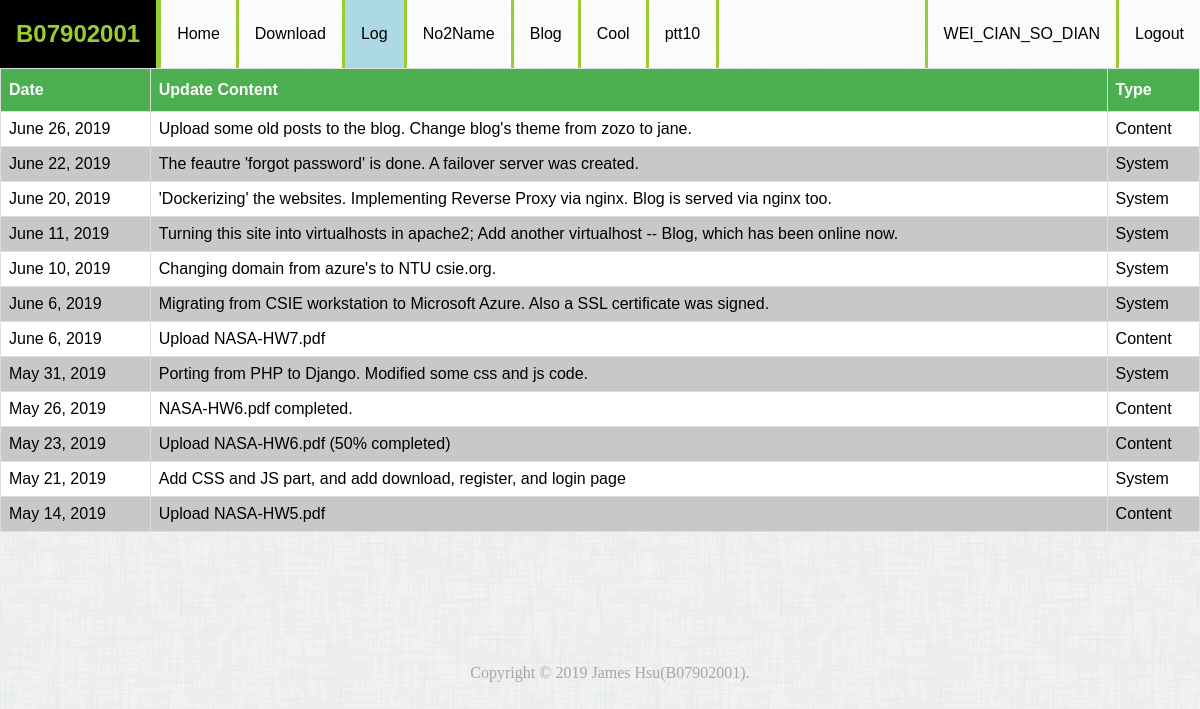
/log/ (signed in), run on the app's committed database.
### User/models.py (models this page shows, shortened)
class User(models.Model):
    username = models.CharField(max_length=20)
    password = models.CharField(max_length=64)
    student_id = models.CharField(max_length=20)
    email = models.EmailField()
    is_verified = models.BooleanField()
    code = models.CharField(max_length=15)
    register_time = models.DateTimeField(auto_now_add=True)
    verified_time = models.DateTimeField(null=True, blank=True)

### System/models.py (models this page shows, shortened)
class update_log(models.Model):
    date = models.DateField()
    is_content = models.BooleanField() # A log is either content update or system update.
    is_debug = models.BooleanField() # reserved for system log
    detail = models.CharField(max_length = 200)

### System/views.py (the view)
# urls.py: path('log/',Update_log,None,'Update_log_url_name'),
def Update_log(request):
    IP_log(request)
    log = update_log.objects.all()
    return render(request,'Update_log.html',locals())

### Report/views.py (called while the page is built)
def IP_log(request,url=None):
    x_forwarded_for = request.META.get('HTTP_X_FORWARDED_FOR')
    if x_forwarded_for:
        ip = x_forwarded_for.split(',')[0]
    else:
        ip = request.META.get('REMOTE_ADDR')
    if 'uid' in request.session:
        user = User.objects.get(id=request.session['uid'])
    else:
        user = None
    if url is None:
        url = request.get_full_path()
    data = ip_log(ip = ip, user = user,page=url)
    data.save()

### templates/Update_log.html (shortened to what this page needs)
{% include "Header.html" %}
<table class="log">
<tr>
    <th> Date </th>
    <th>Update Content</th>
    <th>Type</th>
</tr>
{% for u in log reversed %}
<tr>
    <td>{{ u.date }}</td>
    <td>{{ u.detail }} </td>
    {% if u.is_content %} <td> Content </td> {% elif u.is_debug %} <td> Debug </td> {% else %}<td> System </td> {% endif %}
</tr>
{% endfor %}
</table>
{% include "Footer.html" %}

### templates/Header.html (shortened to what this page needs)
<!DOCTYPE HTML>
<html>
    <head>
        {% load static %}
        <link rel=stylesheet type="text/css" href="{% static "css/menu.css" %}">
    </head>
    <body>
        {% url 'Home_url_name' as home %}
        {% url 'Download_url_name' as download %}
        {% url 'Register_url_name' as register %}
	{% url 'Update_log_url_name' as updatelog %}
        {% url 'Login_url_name' as login %}
        {% url 'Logout_url_name' as logout %}
        {% url 'Blog_url_name' as blog %}
        {% url 'Cool_url_name' as cool %}
        {% url 'No2Name_url_name' as no2name %}
        <div id="main" class="container">
        <div id="navigation">
            <ul class="nav nav-pills">
                <li class="logo navbar-left"> <h2> B07902001 </h2></li>
                   <li>{% block nav-home %}<a href={{ home }}>Home</a>{% endblock %}</li>
                   <li>{% block nav-download %} <a href={{ download }} >Download</a>{% endblock %}</li>
		            <li>{% block nav-log %} <a href= {{ updatelog }}>Log</a>{% endblock %}</li>
                    <li>{% block nav-no2name %} <a href = {{ no2name }}>No2Name</a>{% endblock %}</li>
                    <li><a href = {{ blog }} target="_blank" onclick="javascript:alert('還非常原始的Blog，麻煩不要抱什麼期待XD\n暑假會慢慢寫新文和把一些舊文丟上來');">Blog </a></li>
                    <li><a href = {{ cool }} target="_blank">Cool</a></li>
                    <li><a href="telnet://bbs.jameshsu.csie.org">ptt10</a></li>
                   {% if request.session.username %}
                        <li class="user"><a href="{{ logout }}">{% block nav-logout %} Logout {% endblock %} </a> </li>
                        <li class="user"><a href="#">{% block nav-user %} {{ request.session.username }}{% endblock %}</a></li>
                   {% else %}
                   <li class="user">{% block nav-register %} <a href={{ register }}>Register</a>{% endblock %}</li>
                   <li class="user">{% block nav-login %} <a href={{ login }}>Login</a>{% endblock %} </li>
                   {% endif %}
                 </ul>
           </div>

### static/css/menu.css (style rules this page uses)
html, body { margin: 0; padding: 0; height: 100%; }
#main { padding-bottom: 100px; }
#navigation ul { list-style-type: none; margin: 0; padding: 0; overflow: hidden; background-color: rgba(255, 255, 255, 0.755); }
#navigation li { float: left; font-family: Helvetica; }
.logo { text-align: center; font-family: Helvetica; padding: 0px 16px; color:yellowgreen; background-color: rgb(0, 0, 0); border-right: 5px solid yellowgreen; }
#navigation .user { float: right; }
#navigation .user a { border-left: 3px solid yellowgreen; border-right: none; }
#navigation .active { background-color: lightblue; }
#navigation .active a { color:black; }
#navigation li a, .dropbtn { display: inline-block; color:black; text-align: center; padding: 25px 16px; text-decoration: none; border-right: 3px solid yellowgreen; }
body { background-image:url('../images/grey.png'); }
.log { font-family: "Trebuchet MS", Arial, Helvetica, sans-serif; border-collapse: collapse; width: 100%; padding: 20px; }
.log td, .log th { border: 1px solid #ddd; padding: 8px; }
.log tr:nth-child(odd) { background-color: rgb(200, 200, 200); }
.log tr:nth-child(even) { background-color: rgb(255,255 , 255); }
.log th { padding-top: 12px; padding-bottom: 12px; text-align: left; background-color: #4CAF50; color: white; }

### data on the page
User: session.username "WEI_CIAN_SO_DIAN"
update_log: date "June 26, 2019", detail "Upload some old posts to the blog. Change blog's theme from zozo to jane.", is_content "Content"
update_log: date "June 22, 2019", detail "The feautre 'forgot password' is done. A failover server was created.", is_content "System"
update_log: date "June 20, 2019", detail "'Dockerizing' the websites. Implementing Reverse Proxy via nginx. Blog is served via nginx too.", is_content "System"
update_log: date "June 11, 2019", detail "Turning this site into virtualhosts in apache2; Add another virtualhost -- Blog, which has been online now.", is_content "System"
update_log: date "June 10, 2019", detail "Changing domain from azure's to NTU csie.org.", is_content "System"
update_log: date "June 6, 2019", detail "Migrating from CSIE workstation to Microsoft Azure. Also a SSL certificate was signed.", is_content "System"
update_log: date "June 6, 2019", detail "Upload NASA-HW7.pdf", is_content "Content"
update_log: date "May 31, 2019", detail "Porting from PHP to Django. Modified some css and js code.", is_content "System"
update_log: date "May 26, 2019", detail "NASA-HW6.pdf completed.", is_content "Content"
update_log: date "May 23, 2019", detail "Upload NASA-HW6.pdf (50% completed)", is_content "Content"
update_log: date "May 21, 2019", detail "Add CSS and JS part, and add download, register, and login page", is_content "System"
update_log: date "May 14, 2019", detail "Upload NASA-HW5.pdf", is_content "Content"
